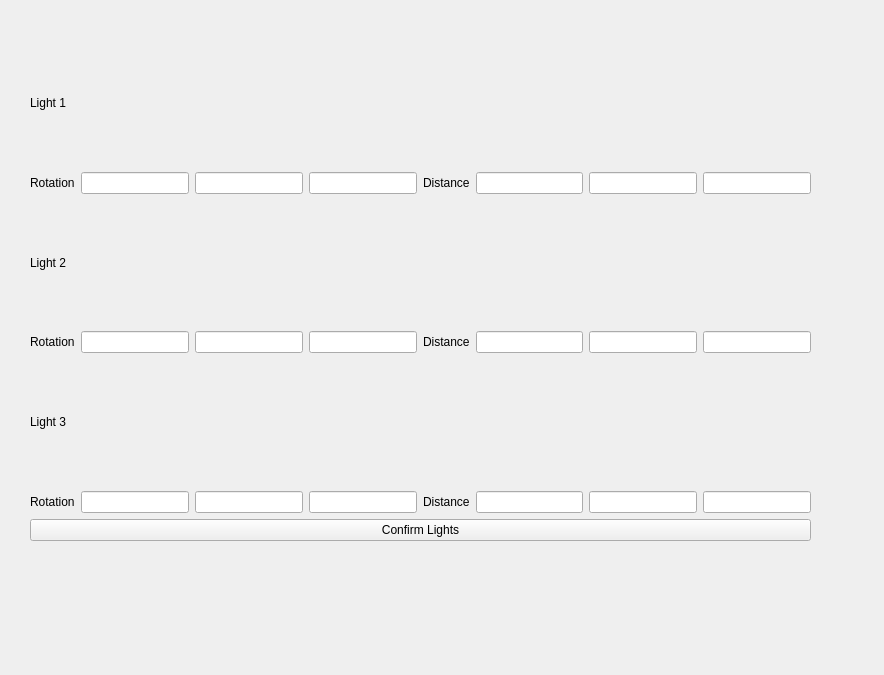
<?xml version="1.0" encoding="UTF-8"?>
<ui version="4.0">
 <class>Light_tool</class>
 <widget class="QWidget" name="Light_tool">
  <property name="geometry">
   <rect>
    <x>0</x>
    <y>0</y>
    <width>884</width>
    <height>675</height>
   </rect>
  </property>
  <property name="windowTitle">
   <string>Form</string>
  </property>
  <widget class="QWidget" name="verticalLayoutWidget">
   <property name="geometry">
    <rect>
     <x>30</x>
     <y>40</y>
     <width>781</width>
     <height>501</height>
    </rect>
   </property>
   <layout class="QVBoxLayout" name="verticalLayout">
    <item>
     <widget class="QLabel" name="light_1_label">
      <property name="text">
       <string>Light 1</string>
      </property>
     </widget>
    </item>
    <item>
     <layout class="QHBoxLayout" name="horizontalLayout">
      <item>
       <widget class="QLabel" name="light_1_rot_lable">
        <property name="maximumSize">
         <size>
          <width>16777215</width>
          <height>16777215</height>
         </size>
        </property>
        <property name="baseSize">
         <size>
          <width>5</width>
          <height>3</height>
         </size>
        </property>
        <property name="layoutDirection">
         <enum>Qt::LeftToRight</enum>
        </property>
        <property name="lineWidth">
         <number>4</number>
        </property>
        <property name="text">
         <string>Rotation</string>
        </property>
       </widget>
      </item>
      <item>
       <widget class="QLineEdit" name="light_1_rot_x_line">
        <property name="text">
         <string/>
        </property>
       </widget>
      </item>
      <item>
       <widget class="QLineEdit" name="light_1_rot_z_line"/>
      </item>
      <item>
       <widget class="QLineEdit" name="light_1_rot_y_line"/>
      </item>
      <item>
       <widget class="QLabel" name="light_1_dist_label">
        <property name="text">
         <string>Distance</string>
        </property>
       </widget>
      </item>
      <item>
       <widget class="QLineEdit" name="light_1_dist_x_line">
        <property name="text">
         <string/>
        </property>
       </widget>
      </item>
      <item>
       <widget class="QLineEdit" name="light_1_dist_z_line"/>
      </item>
      <item>
       <widget class="QLineEdit" name="light_1_dist_y_line"/>
      </item>
     </layout>
    </item>
    <item>
     <widget class="QLabel" name="light_2_label">
      <property name="text">
       <string>Light 2</string>
      </property>
     </widget>
    </item>
    <item>
     <layout class="QHBoxLayout" name="horizontalLayout_2">
      <item>
       <widget class="QLabel" name="light_2_rot_label">
        <property name="text">
         <string>Rotation</string>
        </property>
       </widget>
      </item>
      <item>
       <widget class="QLineEdit" name="light_2_rot_x_line"/>
      </item>
      <item>
       <widget class="QLineEdit" name="light_2_rot_z_line"/>
      </item>
      <item>
       <widget class="QLineEdit" name="light_2_rot_y_line"/>
      </item>
      <item>
       <widget class="QLabel" name="light_2_dist_label">
        <property name="text">
         <string>Distance</string>
        </property>
       </widget>
      </item>
      <item>
       <widget class="QLineEdit" name="light_2_dist_x_line"/>
      </item>
      <item>
       <widget class="QLineEdit" name="light_2_dist_z_line"/>
      </item>
      <item>
       <widget class="QLineEdit" name="light_2_dist_y_line"/>
      </item>
     </layout>
    </item>
    <item>
     <widget class="QLabel" name="light_3_label">
      <property name="text">
       <string>Light 3</string>
      </property>
     </widget>
    </item>
    <item>
     <layout class="QHBoxLayout" name="horizontalLayout_3">
      <item>
       <widget class="QLabel" name="light_3_rot_label">
        <property name="text">
         <string>Rotation</string>
        </property>
       </widget>
      </item>
      <item>
       <widget class="QLineEdit" name="light_3_rot_x_line"/>
      </item>
      <item>
       <widget class="QLineEdit" name="light_3_rot_z_line"/>
      </item>
      <item>
       <widget class="QLineEdit" name="light_3_rot_y_line"/>
      </item>
      <item>
       <widget class="QLabel" name="light_3_dist_label">
        <property name="text">
         <string>Distance</string>
        </property>
       </widget>
      </item>
      <item>
       <widget class="QLineEdit" name="light_3_dist_x_line"/>
      </item>
      <item>
       <widget class="QLineEdit" name="light_3_dist_z_line"/>
      </item>
      <item>
       <widget class="QLineEdit" name="light_3_dist_y_line"/>
      </item>
     </layout>
    </item>
    <item>
     <layout class="QHBoxLayout" name="horizontalLayout_4">
      <item>
       <layout class="QVBoxLayout" name="verticalLayout_3"/>
      </item>
      <item>
       <widget class="QPushButton" name="three_lights_button">
        <property name="text">
         <string>Confirm Lights</string>
        </property>
       </widget>
      </item>
      <item>
       <layout class="QVBoxLayout" name="verticalLayout_2"/>
      </item>
     </layout>
    </item>
   </layout>
  </widget>
 </widget>
 <resources/>
 <connections/>
</ui>
